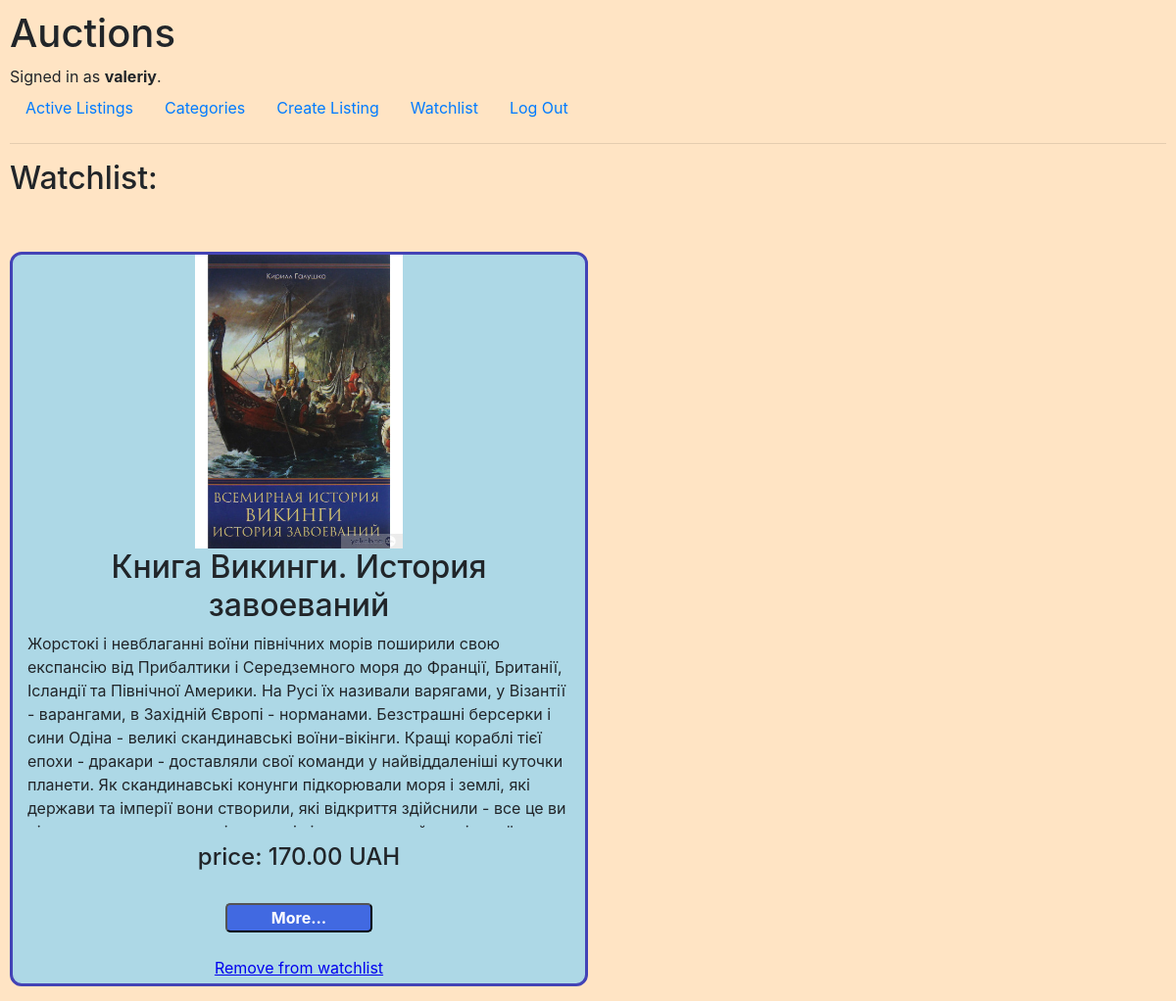
The page /watchlist/1 (signed in) on the database its author committed.
### auctions/models.py (models this page shows, shortened)
class User(AbstractUser):
    pass

class Watchlist(models.Model):
    user = models.ForeignKey(User, on_delete=models.CASCADE, related_name="watchlist")
    item = models.ForeignKey(Auction, on_delete=models.CASCADE)

class Auction(models.Model):
    name = models.CharField(max_length=64)
    image = models.ImageField(upload_to='images', null=True, blank=True)
    description = models.TextField(blank=True)
    category = models.CharField(max_length=64, choices=CATEGORIES, default=CATEGORIES[7])
    price = models.DecimalField(max_digits=10, decimal_places=2)
    initial_price = models.DecimalField(max_digits=10, decimal_places=2, default=0)
    is_active = models.BooleanField(default=True)
    owner = models.ForeignKey(User, on_delete=models.CASCADE, related_name="listings")
    winner = models.ForeignKey(User, on_delete=models.CASCADE, null=True, blank=True)

### auctions/views.py (the view)
# urls.py: path("watchlist/<int:user_id>", views.watchlist, name="watchlist"),
@login_required(login_url='login')
def watchlist(request, user_id):
    user = User.objects.get(pk=user_id)
    watchlists = Watchlist.objects.filter(user=user)
    return render(request, "auctions/watchlist.html", {
        "watchlists": watchlists
    })

### auctions/templates/auctions/watchlist.html (shortened to what this page needs)
{% extends "auctions/layout.html" %}
{% block body %}
    <h2>Watchlist:</h2>
    <br><br>
    <div class="container-fluid">
        <div class="row">
            {% for watchlist in watchlists %}
                <div class="auction_container col-md-6">
                    {% if watchlist.item.image %}
                        <img src="{{watchlist.item.image.url}}" alt="No image" style="height: 300px;">
                    {% else %}
                        <br><br>
                        <span class="alt_image">No image</span>
                        <br><br>
                    {% endif %}
                    <h2>{{watchlist.item.name}}</h2>
                    <p class="description">{{watchlist.item.description}}</p>
                    <h4>price: {{watchlist.item.price}} UAH</h4>
                    <br>
                    <form action="{% url 'auction' watchlist.item.id %}">
                        <input type="submit" value="More..." class="button">
                    </form>
                    <br>
                    <form action="{% url 'watchlist_delete' watchlist.id %}" method="post">
                        <button type="submit" name="delete" value={{watchlist.id}} class="btn-link">Remove from watchlist</button>
                    </form>
                </div>
            {% endfor %}
        </div>
    </div>
{% endblock %}

### auctions/templates/auctions/layout.html (shortened to what this page needs)
{% load static %}
<!DOCTYPE html>
<html lang="en">
    <head>
        <link rel="stylesheet" href="https://stackpath.bootstrapcdn.com/bootstrap/4.4.1/css/bootstrap.min.css">
        <link href="{% static 'auctions/styles.css' %}" rel="stylesheet" >
    </head>
    <body>
        <h1>Auctions</h1>
        <div>
            {% if user.is_authenticated %}
                Signed in as <strong>{{ user.username }}</strong>.
            {% else %}
                Not signed in.
            {% endif %}
        </div>
        <ul class="nav">
            <li class="nav-item">
                <a class="nav-link" href="{% url 'index' %}">Active Listings</a>
            </li>
            <li class="nav-item">
                <a class="nav-link" href="{% url 'categories' %}">Categories</a>
            </li>
            <li class="nav-item">
                <a class="nav-link" href="{% url 'add' %}">Create Listing</a>
            </li>
            {% if user.is_authenticated %}
                <li class="nav-item">
                    <a class="nav-link" href="{% url 'watchlist' user.id %}">Watchlist</a>
                </li>
                <li class="nav-item">
                    <a class="nav-link" href="{% url 'logout' %}">Log Out</a>
                </li>
            {% endif %}
        </ul>
        <hr>
        {% block body %}
        {% endblock %}
    </body>
</html>

### auctions/static/auctions/styles.css (style rules this page uses)
body { padding: 10px; background-color: #ffe4c4; }
.auction_container { display: inline-block; height: 750px; text-align: center; border: solid; border-radius: 12px; border-color: rgb(67, 67, 182); margin-bottom: 5px; background-color: lightblue; }
.auction_container p { height: 200px; overflow: hidden; }
.button { width: 150px; height: 30px; background-color: royalblue; border-radius: 5px; font-weight: bolder; color: white; }
.description { text-align: left; }
.btn-link { border: none; outline: none; background: none; cursor: pointer; color: #0000EE; padding: 0; text-decoration: underline; font-family: inherit; font-size: inherit; }

### rows shown on the page
User: username "valeriy"
Watchlist: item.image (picture), item.name "Книга Викинги. История завоеваний", item.description "Жорстокі і невблаганні воїни північних морів поширили свою експансію від Прибалтики і Середземного моря до Франції, Британії, Ісландії та Північної Америки. На Русі їх називали варягами, у Візантії - варангами, в Західній Європі - норманами. Безстрашні берсерки і сини Одіна - великі скандинавські воїни-вікінги. Кращі кораблі тієї епохи - дракари - доставляли свої команди у найвіддаленіші куточки планети. Як скандинавські конунги підкорювали моря і землі, які держави та імперії вони створили, які відкриття здійснили - все це ви…", item.price "170.00", {{ watchlist.id }} 1 (drawn)
